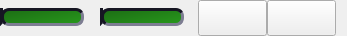
         <widget class="QWidget" name="horizontalWidget_2" native="true">
          <property name="maximumSize">
           <size>
            <width>16777215</width>
            <height>36</height>
           </size>
          </property>
          <layout class="QHBoxLayout" name="horizontalLayout_7">
           <property name="spacing">
            <number>0</number>
           </property>
           <property name="leftMargin">
            <number>0</number>
           </property>
           <property name="topMargin">
            <number>0</number>
           </property>
           <property name="bottomMargin">
            <number>0</number>
           </property>
           <item>
            <widget class="QSlider" name="volumeSlider">
             <property name="minimumSize">
              <size>
               <width>0</width>
               <height>33</height>
              </size>
             </property>
             <property name="styleSheet">
              <string notr="true">QSlider::handle:horizontal {
	width: 42px;
	height: 33px;
	background-color: transparent;
	border-image: url(:assets/volumeHandle.png);
	background: none;
	background-repeat: none;
	margin-top: -7.5px;
	margin-bottom: -7.5px;
}

QSlider::handle:horizontal:pressed {
	border-image: url(:assets/volumeHandle_p.png);
}

QSlider::groove:horizontal {
	background: transparent;
	height: 18px;
}

QSlider::sub-page:horizontal {
	background: qlineargradient(x1: 0, y1: 0, x2: 1, y2: 1, stop: 0 #9f161b, stop: 1 #e11f26);
	border-top: 3px solid #161623;
	border-left: 3px solid #161623;
	border-bottom: 3px solid #7d7d92;
	border-right: 3px solid #7d7d92;
	border-radius: 8px;
}

QSlider::add-page:horizontal {
	height: 18px;
	background: qlineargradient(x1: 0, y1: 0, x2: 1, y2: 1, stop: 0 #1c6c14, stop: 1 #28991c);
	border-top: 3px solid #161623;
	border-left: 3px solid #161623;
	border-bottom: 3px solid #7d7d92;
	border-right: 3px solid #7d7d92;
	border-radius: 8px;
}</string>
             </property>
             <property name="orientation">
              <enum>Qt::Horizontal</enum>
             </property>
            </widget>
           </item>
           <item>
            <spacer name="horizontalSpacer_6">
             <property name="orientation">
              <enum>Qt::Horizontal</enum>
             </property>
             <property name="sizeType">
              <enum>QSizePolicy::Fixed</enum>
             </property>
             <property name="sizeHint" stdset="0">
              <size>
               <width>16</width>
               <height>20</height>
              </size>
             </property>
            </spacer>
           </item>
           <item>
            <widget class="QSlider" name="balanceSlider">
             <property name="minimumSize">
              <size>
               <width>0</width>
               <height>33</height>
              </size>
             </property>
             <property name="styleSheet">
              <string notr="true">QSlider::handle:horizontal {
	width: 42px;
	height: 33px;
	background-color: transparent;
	border-image: url(:assets/balanceHandle.png);
	background: none;
	background-repeat: none;
	margin-top: -7.5px;
	margin-bottom: -7.5px;
}

QSlider::handle:horizontal:pressed {
	border-image: url(:assets/balanceHandle_p.png);
}

QSlider::groove:horizontal {
	background: transparent;
	height: 18px;
}

QSlider::sub-page:horizontal {
	background: qlineargradient(x1: 0, y1: 0, x2: 1, y2: 1, stop: 0 #1c6c14, stop: 1 #28991c);
	border-top: 3px solid #161623;
	border-left: 3px solid #161623;
	border-bottom: 3px solid #7d7d92;
	border-right: 3px solid #7d7d92;
	border-radius: 8px;
}

QSlider::add-page:horizontal {
	height: 18px;
	background: qlineargradient(x1: 0, y1: 0, x2: 1, y2: 1, stop: 0 #1c6c14, stop: 1 #28991c);
	border-top: 3px solid #161623;
	border-left: 3px solid #161623;
	border-bottom: 3px solid #7d7d92;
	border-right: 3px solid #7d7d92;
	border-radius: 8px;
}</string>
             </property>
             <property name="orientation">
              <enum>Qt::Horizontal</enum>
             </property>
            </widget>
           </item>
           <item>
            <spacer name="horizontalSpacer_7">
             <property name="orientation">
              <enum>Qt::Horizontal</enum>
             </property>
             <property name="sizeType">
              <enum>QSizePolicy::Fixed</enum>
             </property>
             <property name="sizeHint" stdset="0">
              <size>
               <width>14</width>
               <height>20</height>
              </size>
             </property>
            </spacer>
           </item>
           <item>
            <widget class="QPushButton" name="eqButton">
             <property name="minimumSize">
              <size>
               <width>69</width>
               <height>36</height>
              </size>
             </property>
             <property name="maximumSize">
              <size>
               <width>69</width>
               <height>36</height>
              </size>
             </property>
             <property name="styleSheet">
              <string notr="true">#eqButton {
	background-color: transparent;
	border-image: url(:assets/eq_off.png);
	background: none;
	background-repeat: none;
}

#eqButton:pressed {
	border-image: url(:assets/eq_off_p.png);
}</string>
             </property>
             <property name="text">
              <string/>
             </property>
            </widget>
           </item>
           <item>
            <widget class="QPushButton" name="playlistButton">
             <property name="minimumSize">
              <size>
               <width>69</width>
               <height>36</height>
              </size>
             </property>
             <property name="maximumSize">
              <size>
               <width>69</width>
               <height>36</height>
              </size>
             </property>
             <property name="styleSheet">
              <string notr="true">#playlistButton {
	background-color: transparent;
	border-image: url(:assets/pl_off.png);
	background: none;
	background-repeat: none;
}

#playlistButton:pressed {
	border-image: url(:assets/pl_off_p.png);
}</string>
             </property>
             <property name="text">
              <string/>
             </property>
            </widget>
           </item>
          </layout>
         </widget>
